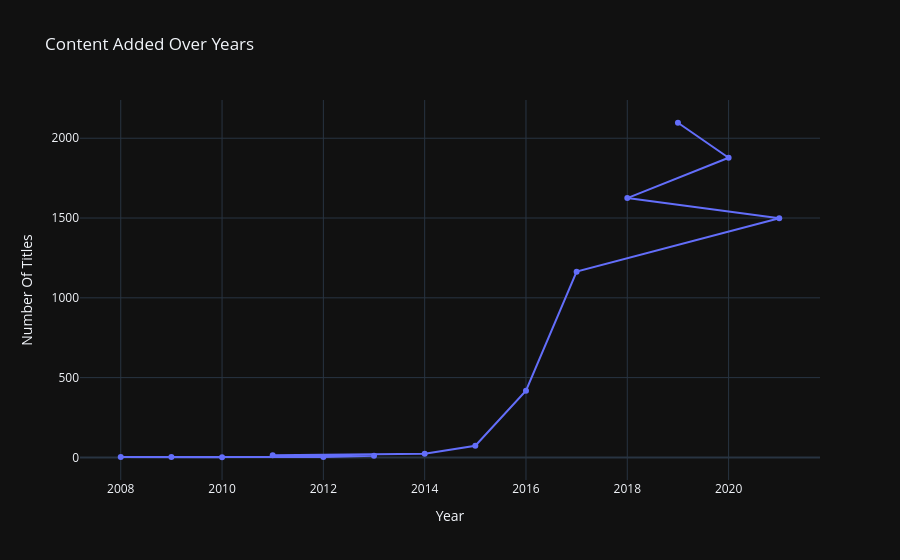

The code cell stored with this chart in its notebook:
### Markdown cell above
# Content Added Over Years

### Code cell
added_trends=df["year_added"].value_counts().reset_index()
Fig=px.line(added_trends,x="year_added",y="count",title="Content Added Over Years",
          markers=True)
Fig.update_layout(template="plotly_dark",xaxis_title="Year",yaxis_title="Number Of Titles")
Fig.show()
Fig.write_image("..\plots\content_added_over_years.png")

### Figure 1 — Plotly figure (JSON) as saved in the notebook; plotly's stock layout.template omitted (floating-point values rounded to 4 significant figures)
{"data": [{"hovertemplate": "year_added=%{x}<br>count=%{y}<extra></extra>", "legendgroup": "", "line": {"color": "#636efa", "dash": "solid"}, "marker": {"symbol": "circle"}, "mode": "lines+markers", "name": "", "orientation": "v", "showlegend": false, "type": "scatter", "x": [2019, 2020, 2018, 2021, 2017, 2016, 2015, 2014, 2011, 2013, 2012, 2009, 2008, 2010], "xaxis": "x", "y": [2097, 1878, 1625, 1498, 1164, 418, 73, 23, 13, 10, 3, 2, 2, 1], "yaxis": "y"}], "layout": {"legend": {"tracegroupgap": 0}, "title": {"text": "Content Added Over Years"}, "xaxis": {"anchor": "y", "domain": [0, 1], "title": {"text": "Year"}}, "yaxis": {"anchor": "x", "domain": [0, 1], "title": {"text": "Number Of Titles"}}}}
